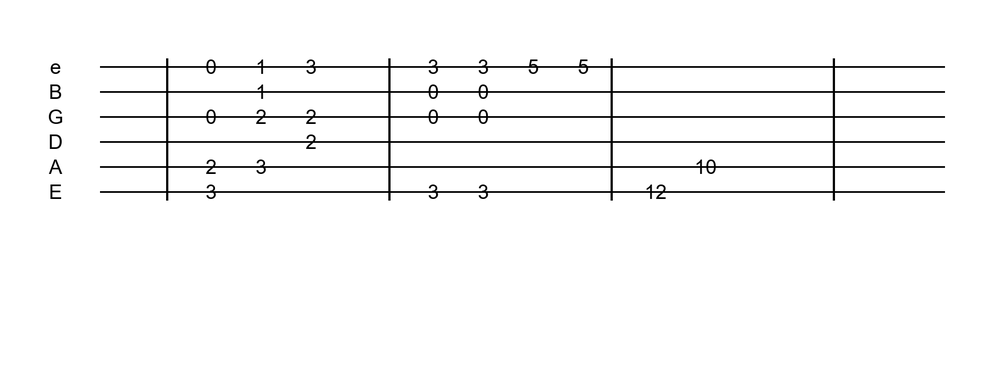
#> input picture tests/sample_tab.png, 1000 x 389 px, shrunk from 1800 x 700 before the run
$ python -i tabparser.py   (imports and definitions only)
#> lines starting #> are read from the running program, lines starting #| are printed output that depends on the picture; after the words box and inside, x2 and y2 are one past the last pixel; in counts of white or black regions, pixels touching at a corner belong together
#> further down, picture is the input picture: shape (389, 1000, 3); min 0, max 255, mean 247.4
# -*- coding: utf-8 -*-
"""图片谱面识别模块：从谱面图片重建六线谱结构。

流程:
    图片 -> 二值化 -> 检测弦线(横向直线)并按等距分组为"谱表系统"
         -> 检测小节线(竖向直线)
         -> 逐弦条带裁剪 + OCR 识别品位数字 -> 按 x 聚类成"拍"(和弦)
         -> 按小节线划分小节 -> 识别谱头调弦字母
"""
from __future__ import annotations

from dataclasses import dataclass, field

import cv2
import numpy as np


# 常见调弦的默认 MIDI 音高（自上而下，1 弦 -> 6 弦）
DEFAULT_TUNINGS = {
    6: [64, 59, 55, 50, 45, 40],   # 标准调弦 E A D G B E
    4: [55, 50, 45, 40],           # 贝斯 G D A E
}

# 调弦字母 -> 空弦 MIDI 音高（调弦语境，非通用音名）
_TUNING_MIDI = {"A": 45, "B": 59, "C": 48, "D": 50, "E": 40, "F": 53, "G": 55}

# OCR 常见误读 -> 数字
_DIGIT_FIX = {
    "O": "0", "o": "0", "Q": "0", "D": "0",
    "I": "1", "l": "1", "i": "1", "L": "1", "|": "1",
    "Z": "2", "z": "2", "子": "2", "已": "2",
    "S": "5", "s": "5",
    "b": "6", "G": "6", "g": "9", "q": "9",
    "B": "8", "T": "7",
}


# [17 lines left out: functions _normalize_digit, _is_mute_mark, not called in this run]


@dataclass
class TabSystem:
    """一组六线谱（若干条等距横线组成的一个谱表系统）。"""
    string_ys: list                                # 各弦 y 坐标（自上而下 = 弦 1..N）
    top: float
    bottom: float
    left: float
    right: float
    barlines: list = field(default_factory=list)   # 小节线 x 坐标（升序）
    tuning: list | None = None                     # 各弦 MIDI 音高（自上而下），None=未识别
    measures: list = field(default_factory=list)   # [[{'x':..,'notes':[(弦索引0起, 品位),...]}, ...], ...]

    @property
    def gap(self) -> float:
        """相邻两弦的间距（像素）。"""
        n = len(self.string_ys)
        return (self.string_ys[-1] - self.string_ys[0]) / (n - 1) if n > 1 else 0.0

    @property
    def total_notes(self) -> int:
        return sum(len(col["notes"]) for ms in self.measures for col in ms)


# ---------------------------------------------------------------------------
# 图像预处理与直线检测
# ---------------------------------------------------------------------------

def _binarize(img: np.ndarray) -> np.ndarray:
    gray = cv2.cvtColor(img, cv2.COLOR_BGR2GRAY) if img.ndim == 3 else img
    blur = cv2.GaussianBlur(gray, (5, 5), 0)
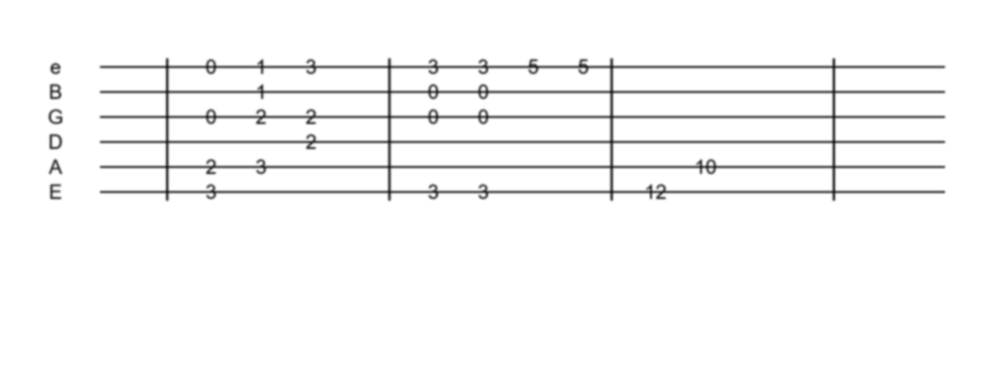
#> blur: shape (389, 1000); min 38, max 255, mean 247.4
    return cv2.adaptiveThreshold(blur, 255, cv2.ADAPTIVE_THRESH_GAUSSIAN_C,
                                 cv2.THRESH_BINARY_INV, 41, 12)
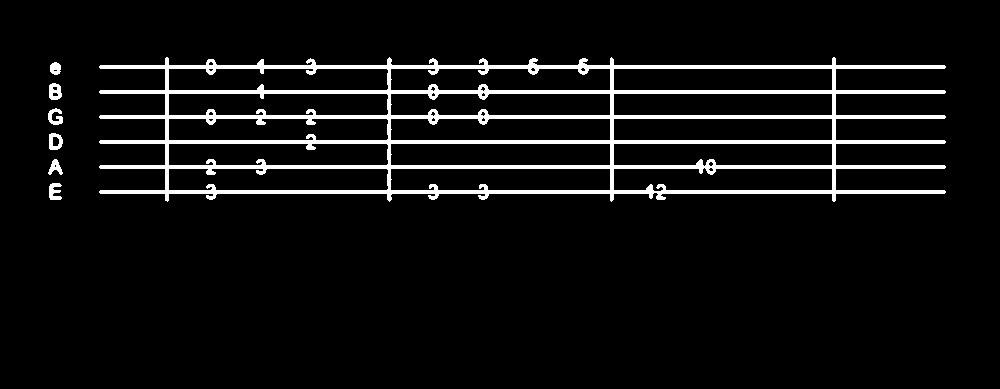
#> returned value: shape (389, 1000); 6.4% white; 7 white regions, largest, box (x1, y1, x2, y2) and area: (99, 57, 946, 202) 24138, (49, 83, 62, 100) 164, (49, 133, 63, 150) 156


def _horizontal_lines(binv: np.ndarray):
    """检测横向直线，返回 [(y, x1, x2), ...]（按 y 升序，近似重复的线已合并）。"""
    h, w = binv.shape
#> h = 389; w = 1000
    lines = cv2.HoughLinesP(binv, 1, np.pi / 180, threshold=100,
                            minLineLength=int(w * 0.22), maxLineGap=8)
#> lines = 24 rows, first 6: [99, 141, 945, 141], [99, 192, 945, 192], [100, 140, 944, 140], [100, 115, 944, 115], [100, 168, 944, 168], [99, 117, 945, 117]
    raw = []
    if lines is None:
        return raw
    segs = lines if lines.ndim == 2 else lines[:, 0]   # 兼容 OpenCV 4/5 返回形状
#> segs has the same summary as lines
    for x1, y1, x2, y2 in segs:
        if abs(y1 - y2) > 3:      # 只保留接近水平的线
            continue
        raw.append((float(y1 + y2) / 2, float(min(x1, x2)), float(max(x1, x2))))
#> this loop made 24 passes
#> (x1, y1, x2, y2) on passes 1 to 12: (99, 141, 945, 141), (99, 192, 945, 192), (100, 140, 944, 140), (100, 115, 944, 115), (100, 168, 944, 168), (99, 117, 945, 117), (99, 191, 945, 191), (99, 142, 945, 142), (99, 66, 945, 66), (100, 65, 944, 65), (100, 190, 944, 190), (99, 91, 945, 91)
#> after the loop, raw = 24 items, first 6: (141, 99, 945), (192, 99, 945), (140, 100, 944), (115, 100, 944), (168, 100, 944), (117, 99, 945)
    raw.sort(key=lambda t: t[0])
    merged = []
    for y, x1, x2 in raw:
        if merged and abs(y - merged[-1][0]) <= 4:
            py, px1, px2 = merged[-1]
            merged[-1] = ((py + y) / 2, min(px1, x1), max(px2, x2))
        else:
            merged.append((y, x1, x2))
#> this loop made 24 passes
#> (y, x1, x2, py, px1, px2) on passes 2, 3, 4, 6, 7, 8, 10, 11, 12, 14, 15, 16: (66, 99, 945, 65, 100, 944), (67, 99, 945, 65.5, 99, 945), (68, 100, 944, 66.25, 99, 945), (91, 99, 945, 90, 100, 944), (92, 99, 945, 90.5, 99, 945), (93, 100, 944, 91.25, 99, 945), (116, 99, 945, 115, 100, 944), (117, 99, 945, 115.5, 99, 945), (118, 100, 944, 116.2, 99, 945), (141, 99, 945, 140, 100, 944), (142, 99, 945, 140.5, 99, 945), (143, 100, 944, 141.2, 99, 945)
#> (y, x1, x2) on passes 1, 5, 9, 13, 17, 21: (65, 100, 944), (90, 100, 944), (115, 100, 944), (140, 100, 944), (165, 100, 944), (190, 100, 944)
#> after the loop, merged = [(67.12, 99, 945), (92.12, 99, 945), (117.1, 99, 945), (142.1, 99, 945), (167.1, 99, 945), (192.1, 99, 945)]
#> in parse_tab_image, `hlines = _horizontal_lines(binv)`: hlines has the same summary as merged in _horizontal_lines
    return merged


def _group_into_systems(hlines):
    """把相邻间距相近的横线分组为谱表系统。返回 [[line, ...], ...]。

    组首/组尾间距偏离中位数 > 15% 的杂散线会被剔除。
    """
    groups = []
    if len(hlines) < 4:
        return groups
    run = [hlines[0]]
#> run = [(67.12, 99, 945)]
    for i in range(1, len(hlines)):
        gap = hlines[i][0] - hlines[i - 1][0]
        if len(run) > 1:
            avg = np.mean([hlines[j][0] - hlines[j - 1][0] for j in range(1, len(run))])
            keep = gap <= max(avg * 1.7, avg + 15)
        else:
            keep = gap <= 120
        if keep:
            run.append(hlines[i])
        else:
            groups.append(run)
            run = [hlines[i]]
#> this loop made 5 passes
#> after the loop, groups = []
    groups.append(run)

    result = []
    # 页级主导弦距：过滤间距远小于主导值的组（和弦指法图、五线谱等）。
    # 注意：必须保持各组原始的 y 顺序（即阅读顺序），不能排序！
    medians = []
    for grp in groups:
        if len(grp) >= 4:
            gaps = [grp[i][0] - grp[i - 1][0] for i in range(1, len(grp))]
            medians.append(float(np.median(gaps)))
        else:
            medians.append(None)
#> this loop made 1 pass
#> gaps on pass 1: [25, 25, 25, 25, 25]
#> after the loop, medians = [25]
    dominant = max((m for m in medians if m is not None), default=None)
#> dominant = 25
    for grp, med in zip(groups, medians):
        if med is None or len(grp) < 4:
            continue
        if dominant and med < dominant * 0.65:
            continue      # 和弦指法图 / 五线谱等小间距线条组
        grp = _trim_stray_lines(grp)
        if len(grp) >= 4:
            result.append(grp)
#> this loop made 1 pass
#> after the loop, result = [[(67.12, 99, 945), (92.12, 99, 945), (117.1, 99, 945), (142.1, 99, 945), (167.1, 99, 945), (192.1, 99, 945)]]
    return result


def _trim_stray_lines(lines):
    """剔除组首/组尾间距偏离中位数 > 15% 的杂散线（如谱面上方的注释线）。"""
    while len(lines) >= 5:
        gaps = [lines[i][0] - lines[i - 1][0] for i in range(1, len(lines))]
        med = float(np.median(gaps))
        if not med:
            break
        head_dev = gaps[0] / med
        tail_dev = gaps[-1] / med
        if head_dev >= tail_dev and head_dev > 1.15:
            lines = lines[1:]
        elif tail_dev > 1.15:
            lines = lines[:-1]
        else:
            break
    return lines


def _vertical_lines(binv: np.ndarray, system: TabSystem) -> list:
    """检测穿过该系统的小节线，返回 x 坐标列表（升序，近似重复的已合并）。"""
    lines = cv2.HoughLinesP(binv, 1, np.pi / 180, threshold=80,
                            minLineLength=int((system.bottom - system.top) * 0.5),
                            maxLineGap=10)
    xs = []
    if lines is None:
        return xs
    segs = lines if lines.ndim == 2 else lines[:, 0]   # 兼容 OpenCV 4/5 返回形状
    for x1, y1, x2, y2 in segs:
        if abs(x1 - x2) > 4:      # 只保留接近垂直的线
            continue
        ymin, ymax = min(y1, y2), max(y1, y2)
        cx = float(x1 + x2) / 2
        covers = (ymax - ymin) >= (system.bottom - system.top) * 0.5
        overlaps = ymin <= system.top + 10 and ymax >= system.bottom - 10
        if covers and overlaps and system.left - 30 <= cx <= system.right + 30:
            xs.append(cx)
    xs.sort()
    merged = []
    for x in xs:
        if merged and x - merged[-1] <= 6:
            merged[-1] = (merged[-1] + x) / 2
        else:
            merged.append(x)
    return merged


# ---------------------------------------------------------------------------
# 品位数字识别（逐弦条带 OCR）
# ---------------------------------------------------------------------------

def _ocr_digit_bands(img: np.ndarray, ocr, system: TabSystem) -> list:
    """逐弦裁剪条带并 OCR，返回 [(cx, 弦索引, 品位), ...]。

    条带裁剪把纵向相邻的和弦音隔离开，避免检测框互相干扰；
    从弦线起点裁剪，天然排除左侧的调弦字母。
    """
    gap = system.gap
    items = []
    x0 = int(system.left)
    x1 = min(img.shape[1], int(system.right) + int(gap))
    if x1 - x0 < 30:
        return items
    for si, y in enumerate(system.string_ys):
        y0 = max(0, int(y - gap * 0.45))
        y1 = min(img.shape[0], int(y + gap * 0.45))
        result, _ = ocr(img[y0:y1, x0:x1])
        if not result:
            continue
        for box, text, score in result:
            t = _normalize_digit(str(text))
            is_mute = _is_mute_mark(str(text))
            if (t is None and not is_mute) or score < 0.5:
                continue
            pts = np.asarray(box, dtype=np.float32)
            cx = float(pts[:, 0].mean()) + x0
            cy_local = float(pts[:, 1].mean())
            line_y_local = y - y0
            h = float(pts[:, 1].max() - pts[:, 1].min())
            w = float(pts[:, 0].max() - pts[:, 0].min())
            if h > gap * 1.6 or w > gap * 2.2:   # 尺寸过大的数字（页码等）丢弃
                continue
            if cy_local < line_y_local - gap * 0.3:  # 弦线上方：小节号等标记，丢弃
                continue
            items.append((cx, si, 0 if is_mute else int(t), is_mute))
    return items


# [83 lines left out: functions _cluster_columns, _split_measures, _letter_to_midi, _detect_tuning, not called in this run]


# ---------------------------------------------------------------------------
# 主入口
# ---------------------------------------------------------------------------

def parse_tab_image(img: np.ndarray, ocr=None, min_digits_per_system: int = 3):
    """把一张谱面图片解析为谱表系统列表。

    返回 (systems: list[TabSystem], warnings: list[str])。
    ocr 传入 RapidOCR 实例可复用；min_digits_per_system 用于过滤
    误检的五线谱系统（标准记谱的谱表上几乎没有品位数字）。
    """
    warnings = []
    binv = _binarize(img)
    hlines = _horizontal_lines(binv)
    groups = _group_into_systems(hlines)
#> groups has the same summary as result in _group_into_systems
    if not groups:
        warnings.append("未检测到六线谱弦线（横线）")
        return [], warnings

    systems = []
    for grp in groups:
        ys = [g[0] for g in grp]
        system = TabSystem(
            string_ys=ys,
            top=float(min(ys)), bottom=float(max(ys)),
            left=float(min(g[1] for g in grp)), right=float(max(g[2] for g in grp)),
        )
        system.barlines = _vertical_lines(binv, system)
        items = _ocr_digit_bands(img, ocr, system)
        columns = _cluster_columns(items, x_tol=system.gap * 0.6)
        system.measures = _split_measures(columns, system.barlines)
        system.tuning = _detect_tuning(img, ocr, system)
        systems.append(system)
#> this loop made 1 pass
#> (ys, system.barlines, gap in _ocr_digit_bands, x0 in _ocr_digit_bands, x1 in _ocr_digit_bands) on pass 1: ([67.12, 92.12, 117.1, 142.1, 167.1, 192.1], [167.1, 389.2, 612.1, 833.5], 25, 99, 970)
#> after the loop, systems = []

    kept = [s for s in systems if s.total_notes >= min_digits_per_system]
    if not kept and systems:
        best = max(systems, key=lambda s: s.total_notes)
        if best.total_notes > 0:
            kept = [best]
            warnings.append("品位数字较少，可能是五线谱或图片质量不佳，结果仅供参考")
    if not kept:
        warnings.append("整页未识别到任何品位数字")
    return kept, warnings


# [19 lines left out: function system_to_spec_measures, not called in this run]

>>> import cv2
>>> picture = cv2.imread('../tests/sample_tab.png')
#> (the run stopped early here; a loop or call above may not have finished)
